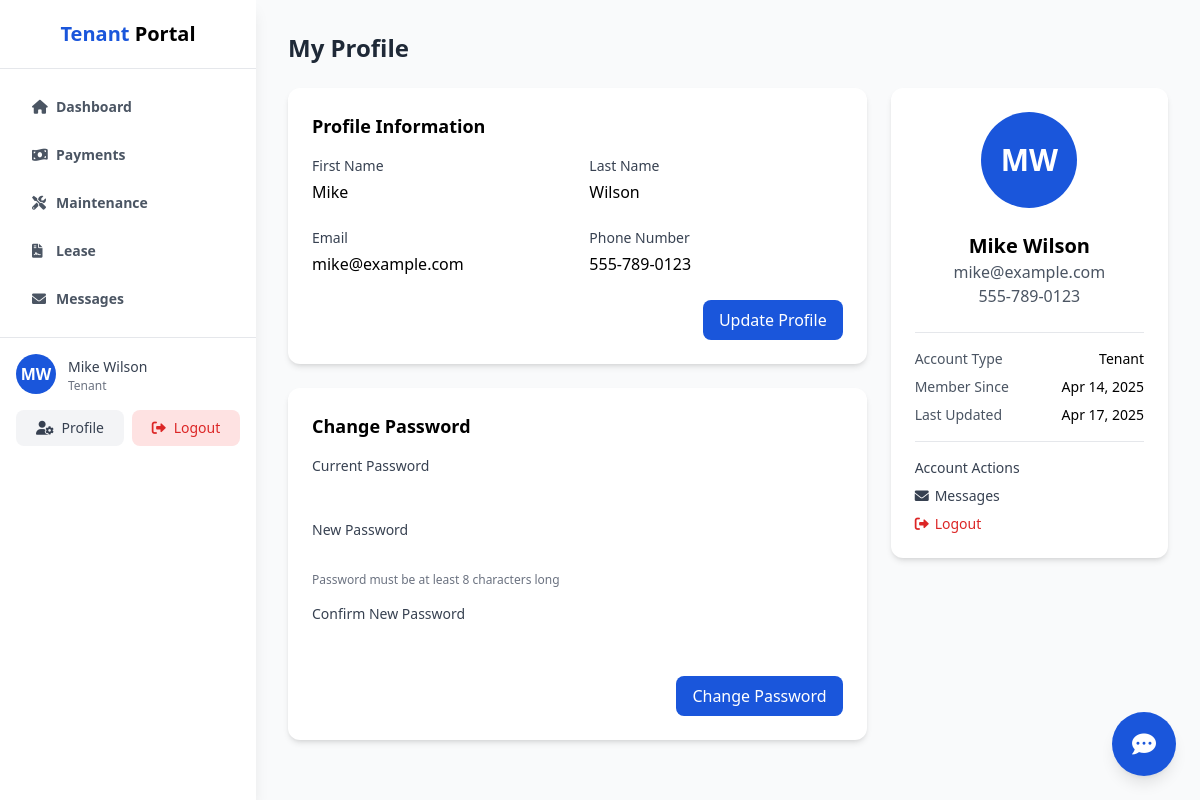
Page /tenant/profile.php (signed in) on the committed database.
### tables this page shows
CREATE TABLE IF NOT EXISTS users (
    user_id INT AUTO_INCREMENT PRIMARY KEY,
    email VARCHAR(100) UNIQUE NOT NULL,
    password VARCHAR(255) NOT NULL,
    first_name VARCHAR(50) NOT NULL,
    last_name VARCHAR(50) NOT NULL,
    phone VARCHAR(20),
    role ENUM('landlord', 'tenant') NOT NULL,
    created_at TIMESTAMP DEFAULT CURRENT_TIMESTAMP,
    updated_at TIMESTAMP DEFAULT CURRENT_TIMESTAMP ON UPDATE CURRENT_TIMESTAMP
);

### tenant/profile.php (the view, shortened to what this page needs)
<?php
require_once '../includes/functions.php';
$userId = $_SESSION['user_id'];
$stmt = $pdo->prepare("
    SELECT * FROM users
    WHERE user_id = ? AND role = 'tenant'
");
$stmt->execute([$userId]);
$tenant = $stmt->fetch();
?>
<!DOCTYPE html>
<html lang="en">
<head>
    <script src="https://cdn.tailwindcss.com"></script>
    <link rel="stylesheet" href="https://cdnjs.cloudflare.com/ajax/libs/font-awesome/6.0.0/css/all.min.css">
</head>
<body class="bg-gray-50">
    <?php include 'tenant_sidebar.php'; ?>
    <div class="ml-64 p-8">
        <h2 class="text-2xl font-bold text-gray-800 mb-6">My Profile</h2>
        <div class="grid grid-cols-1 md:grid-cols-3 gap-6">
            <div class="md:col-span-2">
                <div class="bg-white rounded-xl shadow-md p-6 mb-6">
                    <h3 class="text-lg font-semibold mb-4">Profile Information</h3>
                    <form method="POST" action="profile.php">
                        <div class="grid grid-cols-1 md:grid-cols-2 gap-6">
                            <div>
                                <label for="first_name" class="block text-sm font-medium text-gray-700 mb-1">First Name</label>
                                <input
                                    type="text"
                                    id="first_name"
                                    name="first_name"
                                    value="<?php echo htmlspecialchars($tenant['first_name']); ?>"
                                    class="w-full rounded-lg border-gray-300 focus:border-primary focus:ring-primary"
                                    required
                                >
                            </div>
                            <div>
                                <label for="last_name" class="block text-sm font-medium text-gray-700 mb-1">Last Name</label>
                                <input
                                    type="text"
                                    id="last_name"
                                    name="last_name"
                                    value="<?php echo htmlspecialchars($tenant['last_name']); ?>"
                                    class="w-full rounded-lg border-gray-300 focus:border-primary focus:ring-primary"
                                    required
                                >
                            </div>
                            <div>
                                <label for="email" class="block text-sm font-medium text-gray-700 mb-1">Email</label>
                                <input
                                    type="email"
                                    id="email"
                                    name="email"
                                    value="<?php echo htmlspecialchars($tenant['email']); ?>"
                                    class="w-full rounded-lg border-gray-300 focus:border-primary focus:ring-primary"
                                    required
                                >
                            </div>
                            <div>
                                <label for="phone" class="block text-sm font-medium text-gray-700 mb-1">Phone Number</label>
                                <input
                                    type="tel"
                                    id="phone"
                                    name="phone"
                                    value="<?php echo htmlspecialchars($tenant['phone']); ?>"
                                    class="w-full rounded-lg border-gray-300 focus:border-primary focus:ring-primary"
                                >
                            </div>
                        </div>
                        <div class="flex justify-end mt-6">
                            <button
                                type="submit"
                                name="update_profile"
                                class="px-4 py-2 bg-primary text-white rounded-lg hover:bg-blue-700"
                            >
                                Update Profile
                            </button>
                        </div>
                    </form>
                </div>
                <div class="bg-white rounded-xl shadow-md p-6">
                    <h3 class="text-lg font-semibold mb-4">Change Password</h3>
                    <form method="POST" action="profile.php">
                        <div class="space-y-4">
                            <div>
                                <label for="current_password" class="block text-sm font-medium text-gray-700 mb-1">Current Password</label>
                                <input
                                    type="password"
                                    id="current_password"
                                    name="current_password"
                                    class="w-full rounded-lg border-gray-300 focus:border-primary focus:ring-primary"
                                    required
                                >
                            </div>
                            <div>
                                <label for="new_password" class="block text-sm font-medium text-gray-700 mb-1">New Password</label>
                                <input
                                    type="password"
                                    id="new_password"
                                    name="new_password"
                                    class="w-full rounded-lg border-gray-300 focus:border-primary focus:ring-primary"
                                    required
                                >
                                <p class="text-xs text-gray-500 mt-1">Password must be at least 8 characters long</p>
                            </div>
                            <div>
                                <label for="confirm_password" class="block text-sm font-medium text-gray-700 mb-1">Confirm New Password</label>
                                <input
                                    type="password"
                                    id="confirm_password"
                                    name="confirm_password"
                                    class="w-full rounded-lg border-gray-300 focus:border-primary focus:ring-primary"
                                    required
                                >
                            </div>
                        </div>
                        <div class="flex justify-end mt-6">
                            <button
                                type="submit"
                                name="change_password"
                                class="px-4 py-2 bg-primary text-white rounded-lg hover:bg-blue-700"
                            >
                                Change Password
                            </button>
                        </div>
                    </form>
                </div>
            </div>
            <div>
                <div class="bg-white rounded-xl shadow-md p-6">
                    <div class="flex items-center justify-center mb-6">
                        <div class="w-24 h-24 rounded-full bg-primary flex items-center justify-center text-white text-3xl font-bold">
                            <?php echo strtoupper(substr($tenant['first_name'], 0, 1) . substr($tenant['last_name'], 0, 1)); ?>
                        </div>
                    </div>
                    <div class="text-center mb-6">
                        <h3 class="text-xl font-semibold"><?php echo htmlspecialchars($tenant['first_name'] . ' ' . $tenant['last_name']); ?></h3>
                        <p class="text-gray-600"><?php echo htmlspecialchars($tenant['email']); ?></p>
                        <?php if ($tenant['phone']): ?>
                            <p class="text-gray-600"><?php echo htmlspecialchars($tenant['phone']); ?></p>
                        <?php endif; ?>
                    </div>
                    <div class="border-t pt-4">
                        <div class="flex justify-between items-center mb-2">
                            <span class="text-sm text-gray-600">Account Type</span>
                            <span class="text-sm font-medium">Tenant</span>
                        </div>
                        <div class="flex justify-between items-center mb-2">
                            <span class="text-sm text-gray-600">Member Since</span>
                            <span class="text-sm font-medium"><?php echo date('M j, Y', strtotime($tenant['created_at'])); ?></span>
                        </div>
                        <div class="flex justify-between items-center">
                            <span class="text-sm text-gray-600">Last Updated</span>
                            <span class="text-sm font-medium"><?php echo date('M j, Y', strtotime($tenant['updated_at'])); ?></span>
                        </div>
                    </div>
                    <div class="border-t mt-4 pt-4">
                        <h4 class="text-sm font-medium text-gray-700 mb-2">Account Actions</h4>
                        <div class="space-y-2">
                            <a href="messages.php" class="flex items-center text-sm text-gray-700 hover:text-primary">
                                <i class="fas fa-envelope w-5"></i>
                                <span>Messages</span>
                            </a>
                            <a href="../logout.php" class="flex items-center text-sm text-red-600 hover:text-red-800">
                                <i class="fas fa-sign-out-alt w-5"></i>
                                <span>Logout</span>
                            </a>
                        </div>
                    </div>
                </div>
            </div>
        </div>
    </div>
</body>
</html>

### rows in the picture
users: first_name "Mike", last_name "Wilson", email "mike@example.com", phone "555-789-0123", first_name+last_name "MW", first_name+last_name "Mike Wilson", created_at "Apr 14, 2025", updated_at "Apr 17, 2025"

### other values in the picture
substr($_SESSION['first_name'], 0, 1) "M"
substr($_SESSION['last_name'], 0, 1) "W"
$_SESSION['first_name'] . ' ' . $_SESSION['last_name'] "Mike Wilson"
$_SESSION['role'] "Tenant"
